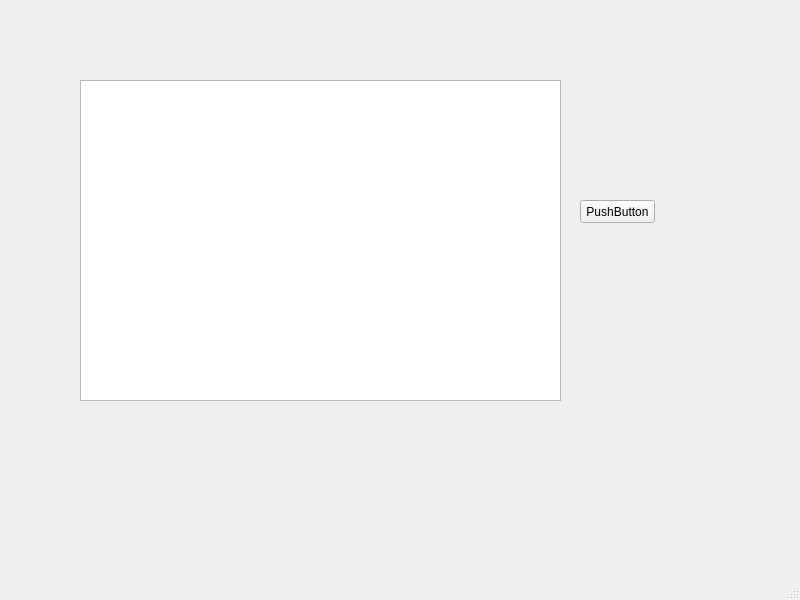
<?xml version="1.0" encoding="UTF-8"?>
<ui version="4.0">
 <class>PsmKitsWin</class>
 <widget class="QMainWindow" name="PsmKitsWin">
  <property name="geometry">
   <rect>
    <x>0</x>
    <y>0</y>
    <width>800</width>
    <height>600</height>
   </rect>
  </property>
  <property name="windowTitle">
   <string>MainWindow</string>
  </property>
  <widget class="QWidget" name="centralwidget">
   <widget class="QPlainTextEdit" name="plainTextEdit">
    <property name="geometry">
     <rect>
      <x>80</x>
      <y>80</y>
      <width>481</width>
      <height>321</height>
     </rect>
    </property>
   </widget>
   <widget class="QPushButton" name="pushButton">
    <property name="geometry">
     <rect>
      <x>580</x>
      <y>200</y>
      <width>75</width>
      <height>23</height>
     </rect>
    </property>
    <property name="text">
     <string>PushButton</string>
    </property>
   </widget>
  </widget>
  <widget class="QMenuBar" name="menubar">
   <property name="geometry">
    <rect>
     <x>0</x>
     <y>0</y>
     <width>800</width>
     <height>23</height>
    </rect>
   </property>
  </widget>
  <widget class="QStatusBar" name="statusbar"/>
 </widget>
 <resources/>
 <connections/>
</ui>
